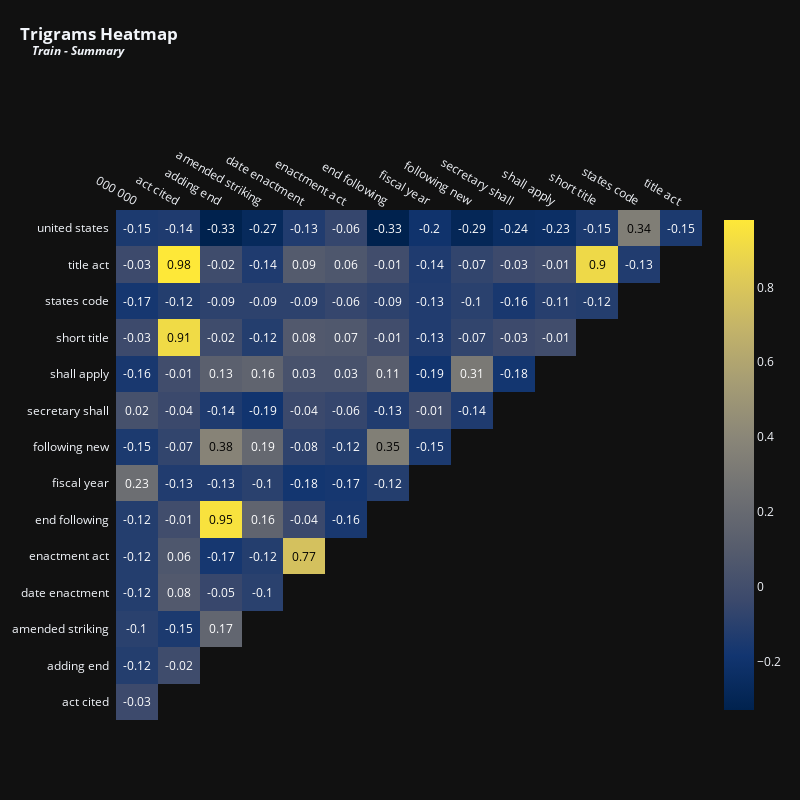

Notebook code cell kept with this figure:
### Code cell
vectorize_and_plot(train['text'], (2, 2), 'Trigrams', 'Train - Summary')

### Figure 1 — Plotly figure (JSON) as saved in the notebook; plotly's stock layout.template omitted (floating-point values rounded to 4 significant figures)
{"data": [{"colorscale": [[0, "#00224e"], [0.1111, "#123570"], [0.2222, "#3b496c"], [0.3333, "#575d6d"], [0.4444, "#707173"], [0.5556, "#8a8678"], [0.6667, "#a59c74"], [0.7778, "#c3b369"], [0.8889, "#e1cc55"], [1, "#fee838"]], "reversescale": false, "showscale": false, "type": "heatmap", "x": ["000 000", "act cited", "adding end", "amended striking", "date enactment", "enactment act", "end following", "fiscal year", "following new", "secretary shall", "shall apply", "short title", "states code", "title act"], "y": ["united states", "title act", "states code", "short title", "shall apply", "secretary shall", "following new", "fiscal year", "end following", "enactment act", "date enactment", "amended striking", "adding end", "act cited"], "z": [[-0.15, -0.14, -0.33, -0.27, -0.13, -0.06, -0.33, -0.2, -0.29, -0.24, -0.23, -0.15, 0.34, -0.15], [-0.03, 0.98, -0.02, -0.14, 0.09, 0.06, -0.01, -0.14, -0.07, -0.03, -0.01, 0.9, -0.13], [-0.17, -0.12, -0.09, -0.09, -0.09, -0.06, -0.09, -0.13, -0.1, -0.16, -0.11, -0.12], [-0.03, 0.91, -0.02, -0.12, 0.08, 0.07, -0.01, -0.13, -0.07, -0.03, -0.01], [-0.16, -0.01, 0.13, 0.16, 0.03, 0.03, 0.11, -0.19, 0.31, -0.18], [0.02, -0.04, -0.14, -0.19, -0.04, -0.06, -0.13, -0.01, -0.14], [-0.15, -0.07, 0.38, 0.19, -0.08, -0.12, 0.35, -0.15], [0.23, -0.13, -0.13, -0.1, -0.18, -0.17, -0.12], [-0.12, -0.01, 0.95, 0.16, -0.04, -0.16], [-0.12, 0.06, -0.17, -0.12, 0.77], [-0.12, 0.08, -0.05, -0.1], [-0.1, -0.15, 0.17], [-0.12, -0.02], [-0.03]]}, {"colorscale": [[0, "#00224e"], [0.1111, "#123570"], [0.2222, "#3b496c"], [0.3333, "#575d6d"], [0.4444, "#707173"], [0.5556, "#8a8678"], [0.6667, "#a59c74"], [0.7778, "#c3b369"], [0.8889, "#e1cc55"], [1, "#fee838"]], "showscale": true, "type": "heatmap", "visible": true, "z": [[-0.15, -0.14, -0.33, -0.27, -0.13, -0.06, -0.33, -0.2, -0.29, -0.24, -0.23, -0.15, 0.34, -0.15], [-0.03, 0.98, -0.02, -0.14, 0.09, 0.06, -0.01, -0.14, -0.07, -0.03, -0.01, 0.9, -0.13], [-0.17, -0.12, -0.09, -0.09, -0.09, -0.06, -0.09, -0.13, -0.1, -0.16, -0.11, -0.12], [-0.03, 0.91, -0.02, -0.12, 0.08, 0.07, -0.01, -0.13, -0.07, -0.03, -0.01], [-0.16, -0.01, 0.13, 0.16, 0.03, 0.03, 0.11, -0.19, 0.31, -0.18], [0.02, -0.04, -0.14, -0.19, -0.04, -0.06, -0.13, -0.01, -0.14], [-0.15, -0.07, 0.38, 0.19, -0.08, -0.12, 0.35, -0.15], [0.23, -0.13, -0.13, -0.1, -0.18, -0.17, -0.12], [-0.12, -0.01, 0.95, 0.16, -0.04, -0.16], [-0.12, 0.06, -0.17, -0.12, 0.77], [-0.12, 0.08, -0.05, -0.1], [-0.1, -0.15, 0.17], [-0.12, -0.02], [-0.03]]}], "layout": {"annotations": [{"font": {"color": "#FFFFFF", "size": 12}, "showarrow": false, "text": "-0.15", "x": "000 000", "xref": "x", "y": "united states", "yref": "y"}, {"font": {"color": "#FFFFFF", "size": 12}, "showarrow": false, "text": "-0.14", "x": "act cited", "xref": "x", "y": "united states", "yref": "y"}, {"font": {"color": "#FFFFFF", "size": 12}, "showarrow": false, "text": "-0.33", "x": "adding end", "xref": "x", "y": "united states", "yref": "y"}, {"font": {"color": "#FFFFFF", "size": 12}, "showarrow": false, "text": "-0.27", "x": "amended striking", "xref": "x", "y": "united states", "yref": "y"}, {"font": {"color": "#FFFFFF", "size": 12}, "showarrow": false, "text": "-0.13", "x": "date enactment", "xref": "x", "y": "united states", "yref": "y"}, {"font": {"color": "#FFFFFF", "size": 12}, "showarrow": false, "text": "-0.06", "x": "enactment act", "xref": "x", "y": "united states", "yref": "y"}, {"font": {"color": "#FFFFFF", "size": 12}, "showarrow": false, "text": "-0.33", "x": "end following", "xref": "x", "y": "united states", "yref": "y"}, {"font": {"color": "#FFFFFF", "size": 12}, "showarrow": false, "text": "-0.2", "x": "fiscal year", "xref": "x", "y": "united states", "yref": "y"}, {"font": {"color": "#FFFFFF", "size": 12}, "showarrow": false, "text": "-0.29", "x": "following new", "xref": "x", "y": "united states", "yref": "y"}, {"font": {"color": "#FFFFFF", "size": 12}, "showarrow": false, "text": "-0.24", "x": "secretary shall", "xref": "x", "y": "united states", "yref": "y"}, {"font": {"color": "#FFFFFF", "size": 12}, "showarrow": false, "text": "-0.23", "x": "shall apply", "xref": "x", "y": "united states", "yref": "y"}, {"font": {"color": "#FFFFFF", "size": 12}, "showarrow": false, "text": "-0.15", "x": "short title", "xref": "x", "y": "united states", "yref": "y"}, {"font": {"color": "#000000", "size": 12}, "showarrow": false, "text": "0.34", "x": "states code", "xref": "x", "y": "united states", "yref": "y"}, {"font": {"color": "#FFFFFF", "size": 12}, "showarrow": false, "text": "-0.15", "x": "title act", "xref": "x", "y": "united states", "yref": "y"}, {"font": {"color": "#FFFFFF", "size": 12}, "showarrow": false, "text": "-0.03", "x": "000 000", "xref": "x", "y": "title act", "yref": "y"}, {"font": {"color": "#000000", "size": 12}, "showarrow": false, "text": "0.98", "x": "act cited", "xref": "x", "y": "title act", "yref": "y"}, {"font": {"color": "#FFFFFF", "size": 12}, "showarrow": false, "text": "-0.02", "x": "adding end", "xref": "x", "y": "title act", "yref": "y"}, {"font": {"color": "#FFFFFF", "size": 12}, "showarrow": false, "text": "-0.14", "x": "amended striking", "xref": "x", "y": "title act", "yref": "y"}, {"font": {"color": "#FFFFFF", "size": 12}, "showarrow": false, "text": "0.09", "x": "date enactment", "xref": "x", "y": "title act", "yref": "y"}, {"font": {"color": "#FFFFFF", "size": 12}, "showarrow": false, "text": "0.06", "x": "enactment act", "xref": "x", "y": "title act", "yref": "y"}, {"font": {"color": "#FFFFFF", "size": 12}, "showarrow": false, "text": "-0.01", "x": "end following", "xref": "x", "y": "title act", "yref": "y"}, {"font": {"color": "#FFFFFF", "size": 12}, "showarrow": false, "text": "-0.14", "x": "fiscal year", "xref": "x", "y": "title act", "yref": "y"}, {"font": {"color": "#FFFFFF", "size": 12}, "showarrow": false, "text": "-0.07", "x": "following new", "xref": "x", "y": "title act", "yref": "y"}, {"font": {"color": "#FFFFFF", "size": 12}, "showarrow": false, "text": "-0.03", "x": "secretary shall", "xref": "x", "y": "title act", "yref": "y"}, {"font": {"color": "#FFFFFF", "size": 12}, "showarrow": false, "text": "-0.01", "x": "shall apply", "xref": "x", "y": "title act", "yref": "y"}, {"font": {"color": "#000000", "size": 12}, "showarrow": false, "text": "0.9", "x": "short title", "xref": "x", "y": "title act", "yref": "y"}, {"font": {"color": "#FFFFFF", "size": 12}, "showarrow": false, "text": "-0.13", "x": "states code", "xref": "x", "y": "title act", "yref": "y"}, {"font": {"color": "#FFFFFF", "size": 12}, "showarrow": false, "text": "-0.17", "x": "000 000", "xref": "x", "y": "states code", "yref": "y"}, {"font": {"color": "#FFFFFF", "size": 12}, "showarrow": false, "text": "-0.12", "x": "act cited", "xref": "x", "y": "states code", "yref": "y"}, {"font": {"color": "#FFFFFF", "size": 12}, "showarrow": false, "text": "-0.09", "x": "adding end", "xref": "x", "y": "states code", "yref": "y"}, {"font": {"color": "#FFFFFF", "size": 12}, "showarrow": false, "text": "-0.09", "x": "amended striking", "xref": "x", "y": "states code", "yref": "y"}, {"font": {"color": "#FFFFFF", "size": 12}, "showarrow": false, "text": "-0.09", "x": "date enactment", "xref": "x", "y": "states code", "yref": "y"}, {"font": {"color": "#FFFFFF", "size": 12}, "showarrow": false, "text": "-0.06", "x": "enactment act", "xref": "x", "y": "states code", "yref": "y"}, {"font": {"color": "#FFFFFF", "size": 12}, "showarrow": false, "text": "-0.09", "x": "end following", "xref": "x", "y": "states code", "yref": "y"}, {"font": {"color": "#FFFFFF", "size": 12}, "showarrow": false, "text": "-0.13", "x": "fiscal year", "xref": "x", "y": "states code", "yref": "y"}, {"font": {"color": "#FFFFFF", "size": 12}, "showarrow": false, "text": "-0.1", "x": "following new", "xref": "x", "y": "states code", "yref": "y"}, {"font": {"color": "#FFFFFF", "size": 12}, "showarrow": false, "text": "-0.16", "x": "secretary shall", "xref": "x", "y": "states code", "yref": "y"}, {"font": {"color": "#FFFFFF", "size": 12}, "showarrow": false, "text": "-0.11", "x": "shall apply", "xref": "x", "y": "states code", "yref": "y"}, {"font": {"color": "#FFFFFF", "size": 12}, "showarrow": false, "text": "-0.12", "x": "short title", "xref": "x", "y": "states code", "yref": "y"}, {"font": {"color": "#FFFFFF", "size": 12}, "showarrow": false, "text": "-0.03", "x": "000 000", "xref": "x", "y": "short title", "yref": "y"}, {"font": {"color": "#000000", "size": 12}, "showarrow": false, "text": "0.91", "x": "act cited", "xref": "x", "y": "short title", "yref": "y"}, {"font": {"color": "#FFFFFF", "size": 12}, "showarrow": false, "text": "-0.02", "x": "adding end", "xref": "x", "y": "short title", "yref": "y"}, {"font": {"color": "#FFFFFF", "size": 12}, "showarrow": false, "text": "-0.12", "x": "amended striking", "xref": "x", "y": "short title", "yref": "y"}, {"font": {"color": "#FFFFFF", "size": 12}, "showarrow": false, "text": "0.08", "x": "date enactment", "xref": "x", "y": "short title", "yref": "y"}, {"font": {"color": "#FFFFFF", "size": 12}, "showarrow": false, "text": "0.07", "x": "enactment act", "xref": "x", "y": "short title", "yref": "y"}, {"font": {"color": "#FFFFFF", "size": 12}, "showarrow": false, "text": "-0.01", "x": "end following", "xref": "x", "y": "short title", "yref": "y"}, {"font": {"color": "#FFFFFF", "size": 12}, "showarrow": false, "text": "-0.13", "x": "fiscal year", "xref": "x", "y": "short title", "yref": "y"}, {"font": {"color": "#FFFFFF", "size": 12}, "showarrow": false, "text": "-0.07", "x": "following new", "xref": "x", "y": "short title", "yref": "y"}, {"font": {"color": "#FFFFFF", "size": 12}, "showarrow": false, "text": "-0.03", "x": "secretary shall", "xref": "x", "y": "short title", "yref": "y"}, {"font": {"color": "#FFFFFF", "size": 12}, "showarrow": false, "text": "-0.01", "x": "shall apply", "xref": "x", "y": "short title", "yref": "y"}, {"font": {"color": "#FFFFFF", "size": 12}, "showarrow": false, "text": "-0.16", "x": "000 000", "xref": "x", "y": "shall apply", "yref": "y"}, {"font": {"color": "#FFFFFF", "size": 12}, "showarrow": false, "text": "-0.01", "x": "act cited", "xref": "x", "y": "shall apply", "yref": "y"}, {"font": {"color": "#FFFFFF", "size": 12}, "showarrow": false, "text": "0.13", "x": "adding end", "xref": "x", "y": "shall apply", "yref": "y"}, {"font": {"color": "#FFFFFF", "size": 12}, "showarrow": false, "text": "0.16", "x": "amended striking", "xref": "x", "y": "shall apply", "yref": "y"}, {"font": {"color": "#FFFFFF", "size": 12}, "showarrow": false, "text": "0.03", "x": "date enactment", "xref": "x", "y": "shall apply", "yref": "y"}, {"font": {"color": "#FFFFFF", "size": 12}, "showarrow": false, "text": "0.03", "x": "enactment act", "xref": "x", "y": "shall apply", "yref": "y"}, {"font": {"color": "#FFFFFF", "size": 12}, "showarrow": false, "text": "0.11", "x": "end following", "xref": "x", "y": "shall apply", "yref": "y"}, {"font": {"color": "#FFFFFF", "size": 12}, "showarrow": false, "text": "-0.19", "x": "fiscal year", "xref": "x", "y": "shall apply", "yref": "y"}, {"font": {"color": "#FFFFFF", "size": 12}, "showarrow": false, "text": "0.31", "x": "following new", "xref": "x", "y": "shall apply", "yref": "y"}, {"font": {"color": "#FFFFFF", "size": 12}, "showarrow": false, "text": "-0.18", "x": "secretary shall", "xref": "x", "y": "shall apply", "yref": "y"}, {"font": {"color": "#FFFFFF", "size": 12}, "showarrow": false, "text": "0.02", "x": "000 000", "xref": "x", "y": "secretary shall", "yref": "y"}, {"font": {"color": "#FFFFFF", "size": 12}, "showarrow": false, "text": "-0.04", "x": "act cited", "xref": "x", "y": "secretary shall", "yref": "y"}, {"font": {"color": "#FFFFFF", "size": 12}, "showarrow": false, "text": "-0.14", "x": "adding end", "xref": "x", "y": "secretary shall", "yref": "y"}, {"font": {"color": "#FFFFFF", "size": 12}, "showarrow": false, "text": "-0.19", "x": "amended striking", "xref": "x", "y": "secretary shall", "yref": "y"}, {"font": {"color": "#FFFFFF", "size": 12}, "showarrow": false, "text": "-0.04", "x": "date enactment", "xref": "x", "y": "secretary shall", "yref": "y"}, {"font": {"color": "#FFFFFF", "size": 12}, "showarrow": false, "text": "-0.06", "x": "enactment act", "xref": "x", "y": "secretary shall", "yref": "y"}, {"font": {"color": "#FFFFFF", "size": 12}, "showarrow": false, "text": "-0.13", "x": "end following", "xref": "x", "y": "secretary shall", "yref": "y"}, {"font": {"color": "#FFFFFF", "size": 12}, "showarrow": false, "text": "-0.01", "x": "fiscal year", "xref": "x", "y": "secretary shall", "yref": "y"}, {"font": {"color": "#FFFFFF", "size": 12}, "showarrow": false, "text": "-0.14", "x": "following new", "xref": "x", "y": "secretary shall", "yref": "y"}, {"font": {"color": "#FFFFFF", "size": 12}, "showarrow": false, "text": "-0.15", "x": "000 000", "xref": "x", "y": "following new", "yref": "y"}, {"font": {"color": "#FFFFFF", "size": 12}, "showarrow": false, "text": "-0.07", "x": "act cited", "xref": "x", "y": "following new", "yref": "y"}, {"font": {"color": "#000000", "size": 12}, "showarrow": false, "text": "0.38", "x": "adding end", "xref": "x", "y": "following new", "yref": "y"}, {"font": {"color": "#FFFFFF", "size": 12}, "showarrow": false, "text": "0.19", "x": "amended striking", "xref": "x", "y": "following new", "yref": "y"}, {"font": {"color": "#FFFFFF", "size": 12}, "showarrow": false, "text": "-0.08", "x": "date enactment", "xref": "x", "y": "following new", "yref": "y"}, {"font": {"color": "#FFFFFF", "size": 12}, "showarrow": false, "text": "-0.12", "x": "enactment act", "xref": "x", "y": "following new", "yref": "y"}, {"font": {"color": "#000000", "size": 12}, "showarrow": false, "text": "0.35", "x": "end following", "xref": "x", "y": "following new", "yref": "y"}, {"font": {"color": "#FFFFFF", "size": 12}, "showarrow": false, "text": "-0.15", "x": "fiscal year", "xref": "x", "y": "following new", "yref": "y"}, {"font": {"color": "#FFFFFF", "size": 12}, "showarrow": false, "text": "0.23", "x": "000 000", "xref": "x", "y": "fiscal year", "yref": "y"}, {"font": {"color": "#FFFFFF", "size": 12}, "showarrow": false, "text": "-0.13", "x": "act cited", "xref": "x", "y": "fiscal year", "yref": "y"}, {"font": {"color": "#FFFFFF", "size": 12}, "showarrow": false, "text": "-0.13", "x": "adding end", "xref": "x", "y": "fiscal year", "yref": "y"}, {"font": {"color": "#FFFFFF", "size": 12}, "showarrow": false, "text": "-0.1", "x": "amended striking", "xref": "x", "y": "fiscal year", "yref": "y"}, {"font": {"color": "#FFFFFF", "size": 12}, "showarrow": false, "text": "-0.18", "x": "date enactment", "xref": "x", "y": "fiscal year", "yref": "y"}, {"font": {"color": "#FFFFFF", "size": 12}, "showarrow": false, "text": "-0.17", "x": "enactment act", "xref": "x", "y": "fiscal year", "yref": "y"}, {"font": {"color": "#FFFFFF", "size": 12}, "showarrow": false, "text": "-0.12", "x": "end following", "xref": "x", "y": "fiscal year", "yref": "y"}, {"font": {"color": "#FFFFFF", "size": 12}, "showarrow": false, "text": "-0.12", "x": "000 000", "xref": "x", "y": "end following", "yref": "y"}, {"font": {"color": "#FFFFFF", "size": 12}, "showarrow": false, "text": "-0.01", "x": "act cited", "xref": "x", "y": "end following", "yref": "y"}, {"font": {"color": "#000000", "size": 12}, "showarrow": false, "text": "0.95", "x": "adding end", "xref": "x", "y": "end following", "yref": "y"}, {"font": {"color": "#FFFFFF", "size": 12}, "showarrow": false, "text": "0.16", "x": "amended striking", "xref": "x", "y": "end following", "yref": "y"}, {"font": {"color": "#FFFFFF", "size": 12}, "showarrow": false, "text": "-0.04", "x": "date enactment", "xref": "x", "y": "end following", "yref": "y"}, {"font": {"color": "#FFFFFF", "size": 12}, "showarrow": false, "text": "-0.16", "x": "enactment act", "xref": "x", "y": "end following", "yref": "y"}, {"font": {"color": "#FFFFFF", "size": 12}, "showarrow": false, "text": "-0.12", "x": "000 000", "xref": "x", "y": "enactment act", "yref": "y"}, {"font": {"color": "#FFFFFF", "size": 12}, "showarrow": false, "text": "0.06", "x": "act cited", "xref": "x", "y": "enactment act", "yref": "y"}, {"font": {"color": "#FFFFFF", "size": 12}, "showarrow": false, "text": "-0.17", "x": "adding end", "xref": "x", "y": "enactment act", "yref": "y"}, {"font": {"color": "#FFFFFF", "size": 12}, "showarrow": false, "text": "-0.12", "x": "amended striking", "xref": "x", "y": "enactment act", "yref": "y"}, {"font": {"color": "#000000", "size": 12}, "showarrow": false, "text": "0.77", "x": "date enactment", "xref": "x", "y": "enactment act", "yref": "y"}, {"font": {"color": "#FFFFFF", "size": 12}, "showarrow": false, "text": "-0.12", "x": "000 000", "xref": "x", "y": "date enactment", "yref": "y"}, {"font": {"color": "#FFFFFF", "size": 12}, "showarrow": false, "text": "0.08", "x": "act cited", "xref": "x", "y": "date enactment", "yref": "y"}, {"font": {"color": "#FFFFFF", "size": 12}, "showarrow": false, "text": "-0.05", "x": "adding end", "xref": "x", "y": "date enactment", "yref": "y"}, {"font": {"color": "#FFFFFF", "size": 12}, "showarrow": false, "text": "-0.1", "x": "amended striking", "xref": "x", "y": "date enactment", "yref": "y"}, {"font": {"color": "#FFFFFF", "size": 12}, "showarrow": false, "text": "-0.1", "x": "000 000", "xref": "x", "y": "amended striking", "yref": "y"}, {"font": {"color": "#FFFFFF", "size": 12}, "showarrow": false, "text": "-0.15", "x": "act cited", "xref": "x", "y": "amended striking", "yref": "y"}, {"font": {"color": "#FFFFFF", "size": 12}, "showarrow": false, "text": "0.17", "x": "adding end", "xref": "x", "y": "amended striking", "yref": "y"}, {"font": {"color": "#FFFFFF", "size": 12}, "showarrow": false, "text": "-0.12", "x": "000 000", "xref": "x", "y": "adding end", "yref": "y"}, {"font": {"color": "#FFFFFF", "size": 12}, "showarrow": false, "text": "-0.02", "x": "act cited", "xref": "x", "y": "adding end", "yref": "y"}, {"font": {"color": "#FFFFFF", "size": 12}, "showarrow": false, "text": "-0.03", "x": "000 000", "xref": "x", "y": "act cited", "yref": "y"}], "height": 800, "margin": {"l": 110, "t": 210}, "title": {"text": "<b>Trigrams Heatmap<br><sup>&nbsp;&nbsp;&nbsp;&nbsp;<i>Train - Summary</i></sup></b>", "x": 0.025, "xanchor": "left", "y": 0.95}, "width": 800, "xaxis": {"dtick": 1, "gridcolor": "rgb(0, 0, 0)", "showgrid": false, "side": "top", "ticks": ""}, "yaxis": {"autorange": "reversed", "dtick": 1, "showgrid": false, "ticks": "", "ticksuffix": "  "}}}
